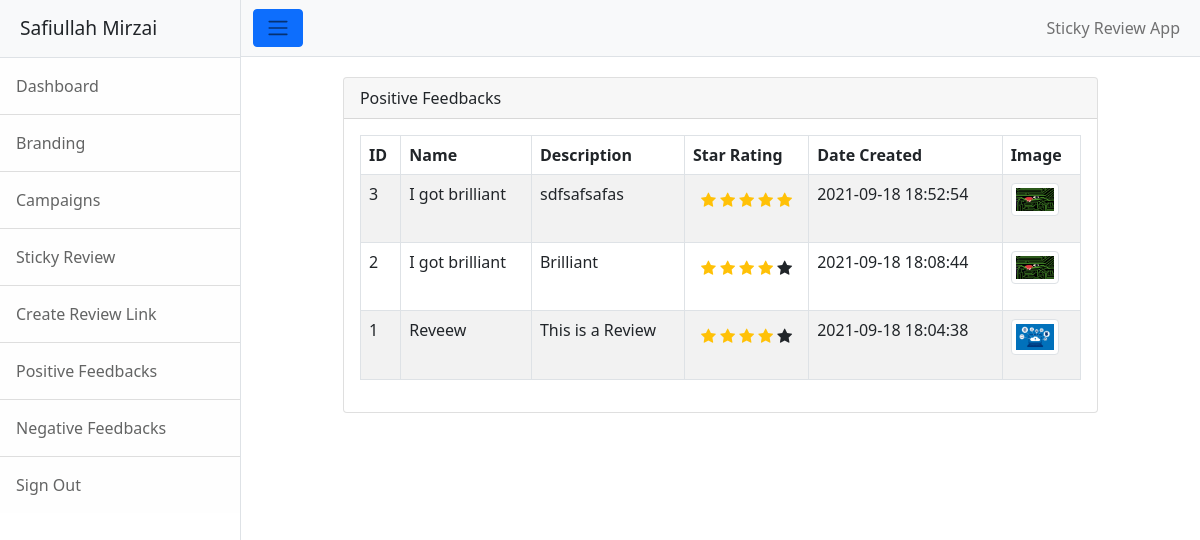
Page /PositiveFeedbacks/index.php (signed in) on the committed database.
### tables this page shows
CREATE TABLE `feedback` (
  `fb_id` int(11) NOT NULL,
  `fb_name` varchar(255) NOT NULL,
  `fb_description` text NOT NULL,
  `fb_star` int(11) NOT NULL,
  `fb_image` text NOT NULL,
  `fb_created_at` timestamp NOT NULL DEFAULT current_timestamp(),
  `fb_updated_at` timestamp NOT NULL DEFAULT current_timestamp()
);

### Controllers/PositiveFeed.php (called while the page is built)
<?php
class PositiveFeed
{
    function __construct($conn) {
        $this->conn = $conn;
    }
    public function index() {
        $data       =    array();
        $sql        =    "SELECT * FROM feedback ORDER BY fb_id desc";
        $result     =    $this->conn->query($sql);
        if($result->num_rows > 0) {
            $data        =   mysqli_fetch_all($result, MYSQLI_ASSOC);
        }
        return $data;
    }
}

### PositiveFeedbacks/index.php (the view, shortened to what this page needs)
<?php
require_once ('../includes/header.php');
require_once ('../includes/db.php');
require_once '../Controllers/PositiveFeed.php';
$db = new DBController();
$conn = $db->connect();
$dCtrl  =	new PositiveFeed($conn);
$reviews = $dCtrl->index();
?>
<div class="container">
        <div class="row justify-content-center" style="margin-top: 20px;">
            <div class="col-md-10">
                <div class="card">
                    <div class="card-header">Positive Feedbacks
                    </div>
                    <div class="card-body table-responsive">
                        <table class="table table-bordered table-hovered table-striped" id="productTable">
                            <thead>
                            <th>  ID </th>
                            <th>  Name </th>
                            <th> Description</th>
                            <th> Star Rating</th>
                            <th>Date Created</th>
                            <th> Image</th>
                            </thead>
                            <tbody>
                            <?php
                            foreach($reviews as $review) : ?>
                                <tr>
                                    <td id="b_id"> <?php echo $review['fb_id']; ?> </td>
                                    <td> <?php echo $review['fb_name']; ?> </td>
                                    <td> <?php echo $review['fb_description']; ?> </td>
                                    <td>
                                        <h6 class="text-center mt-2 mb-4">
                                        <?php
                                        if($review['fb_star']==5)
                                            {
                                        echo'<i class="fa fa-star star-light submit_star mr-1 text-warning" id="submit_star_1" data-rating="1"></i>
                                            <i class="fa fa-star star-light submit_star mr-1 text-warning" id="submit_star_2" data-rating="2"></i>
                                            <i class="fa fa-star star-light submit_star mr-1 text-warning" id="submit_star_3" data-rating="3"></i>
                                            <i class="fa fa-star star-light submit_star mr-1 text-warning" id="submit_star_4" data-rating="4"></i>
                                            <i class="fa fa-star star-light submit_star mr-1 text-warning" id="submit_star_5" data-rating="5"></i>
                                        </h4>';
                                        }
                                        elseif($review['fb_star']==4)
                                        {
                                            echo'<i class="fa fa-star star-light submit_star mr-1 text-warning" id="submit_star_1" data-rating="1"></i>
                                            <i class="fa fa-star star-light submit_star mr-1 text-warning" id="submit_star_2" data-rating="2"></i>
                                            <i class="fa fa-star star-light submit_star mr-1 text-warning" id="submit_star_3" data-rating="3"></i>
                                            <i class="fa fa-star star-light submit_star mr-1 text-warning" id="submit_star_4" data-rating="4"></i>
                                            <i class="fa fa-star star-light submit_star mr-1" id="submit_star_5" data-rating="5"></i>
                                        </h6>';
                                        }
                                        ?>
                                        </td>
<td><?php echo $review['fb_created_at'] ?></td>
                                    <td><a href="../feedback/uploads/<?php echo $review['fb_image']; ?>" target="_blank"> <img src="../feedback/uploads/<?php echo $review['fb_image']; ?>" alt="" class="figure-img img-thumbnail" style="max-width: 3rem;"></a>  </td>
                                </tr>
                            <?php endforeach; ?>
                            </tbody>
                        </table>
                    </div>
                </div>
            </div>
        </div>
    </div>
<?php
require_once ('../includes/footer.php');
?>

### rows in the picture
feedback: fb_id "3", fb_name "I got brilliant", fb_description "sdfsafsafas", fb_star 5 (drawn), fb_created_at "2021-09-18 18:52:54", fb_image (picture)
feedback: fb_id "2", fb_name "I got brilliant", fb_description "Brilliant", fb_star 4 (drawn), fb_created_at "2021-09-18 18:08:44", fb_image (picture)
feedback: fb_id "1", fb_name "Reveew", fb_description "This is a Review", fb_star 4 (drawn), fb_created_at "2021-09-18 18:04:38", fb_image (picture)

### other values in the picture
$_SESSION['username'] "Safiullah Mirzai"
